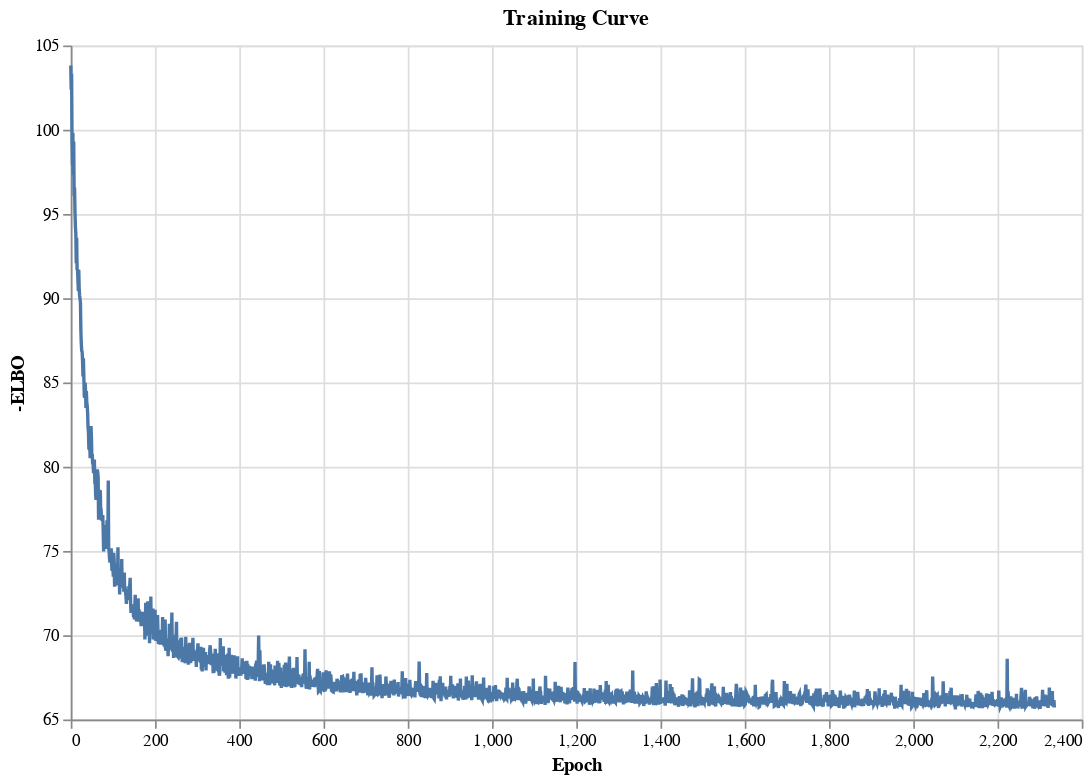

The cell this chart's notebook holds for it:
### Code cell
plot_training_curve(model)

### Figure 1 — Vega specification as saved in the notebook (floating-point values rounded to 4 significant figures; data arrays with more than 128 entries replaced by an {"elided": "..."} marker saying what was removed)
{"$schema": "https://vega.github.io/schema/vega/v5.json", "data": [{"name": "source_0", "values": {"elided": "2336 records"}}, {"name": "source_0_x_domain_Epoch", "values": [{"min": 0, "max": 2335}]}, {"name": "source_0_y_domain_-ELBO", "values": [{"min": 65.6, "max": 103.8}]}], "marks": [{"type": "line", "name": "marks", "from": {"data": "source_0"}, "sort": {"field": "datum[\"Epoch\"]"}, "encode": {"update": {"y": {"field": "-ELBO", "scale": "y"}, "stroke": {"value": "#4c78a8"}, "x": {"field": "Epoch", "scale": "x"}, "defined": {"signal": "isValid(datum[\"Epoch\"]) && isFinite(+datum[\"Epoch\"]) && isValid(datum[\"-ELBO\"]) && isFinite(+datum[\"-ELBO\"])"}}}, "style": ["line"]}], "scales": [{"name": "x", "type": "linear", "domain": [{"signal": "(data(\"source_0_x_domain_Epoch\")[0] || {}).min"}, {"signal": "(data(\"source_0_x_domain_Epoch\")[0] || {}).max"}], "range": [0, {"signal": "width"}], "zero": false, "nice": true}, {"name": "y", "type": "linear", "domain": [{"signal": "(data(\"source_0_y_domain_-ELBO\")[0] || {}).min"}, {"signal": "(data(\"source_0_y_domain_-ELBO\")[0] || {}).max"}], "range": [{"signal": "height"}, 0], "nice": true, "zero": false}], "axes": [{"scale": "x", "minExtent": 0, "gridScale": "y", "grid": true, "ticks": false, "orient": "bottom", "zindex": 0, "aria": false, "labels": false, "maxExtent": 0, "tickCount": {"signal": "ceil(width/40)"}, "domain": false}, {"scale": "y", "domain": false, "tickCount": {"signal": "ceil(height/40)"}, "aria": false, "minExtent": 0, "ticks": false, "labels": false, "zindex": 0, "maxExtent": 0, "orient": "left", "gridScale": "x", "grid": true}, {"scale": "x", "labelFlush": true, "labelOverlap": true, "title": "Epoch", "zindex": 0, "tickCount": {"signal": "ceil(width/40)"}, "orient": "bottom", "grid": false}, {"scale": "y", "title": "-ELBO", "zindex": 0, "orient": "left", "grid": false, "tickCount": {"signal": "ceil(height/40)"}, "labelOverlap": true}], "title": {"text": "Training Curve", "frame": "group"}, "style": "cell", "width": 600, "background": "white", "padding": 5, "height": 400}
